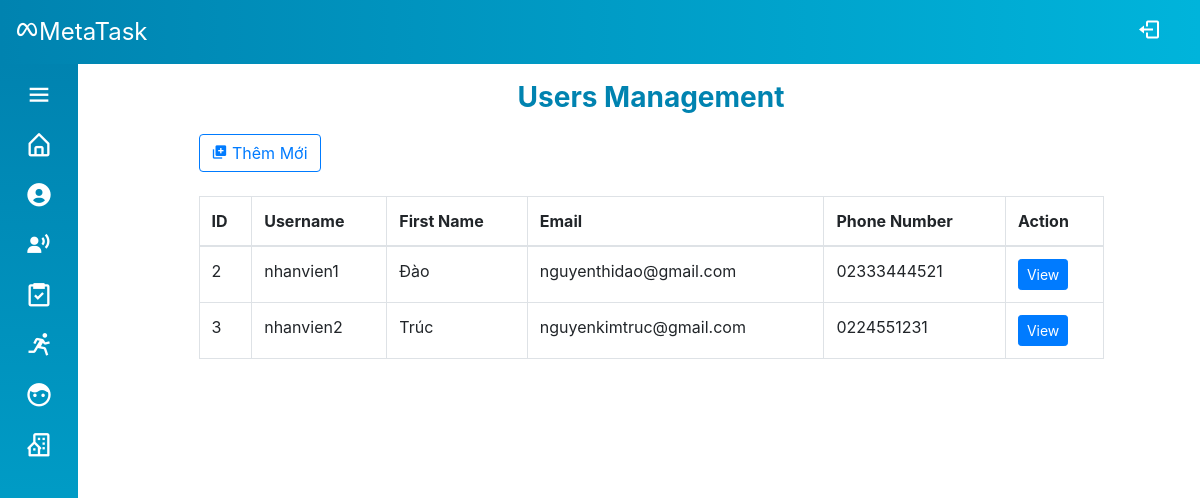
/Source/mvc/index.php (signed in), run on an earlier commit of the app's database.
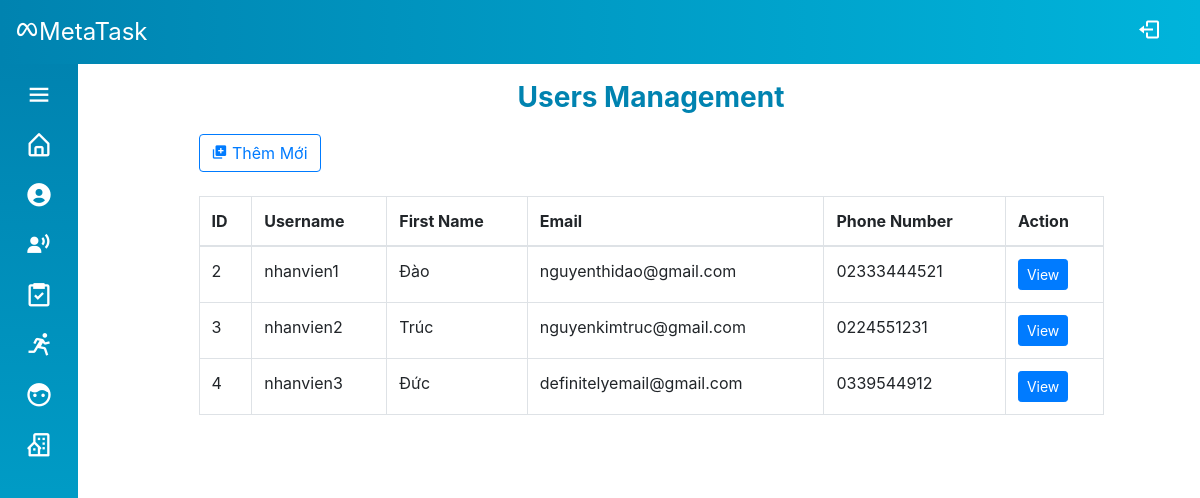
And on a later commit of the database.
### tables this page shows
CREATE TABLE `account_info` (
  `id` int(6) UNSIGNED NOT NULL,
  `firstname` varchar(30) NOT NULL,
  `lastname` varchar(30) NOT NULL,
  `email` varchar(50) DEFAULT NULL,
  `phone` varchar(30) DEFAULT NULL,
  `avatar` varchar(200) DEFAULT NULL,
  `department` int(6) UNSIGNED NOT NULL
);

CREATE TABLE `account` (
  `id` int(6) UNSIGNED NOT NULL,
  `username` varchar(30) NOT NULL,
  `password` varchar(100) NOT NULL,
  `role` int(6) UNSIGNED DEFAULT 1,
  `activated` tinyint(4) DEFAULT 0,
  `token` varchar(50) DEFAULT NULL
);

### Source/mvc/controllers/base_controller.php (called while the page is built, shortened)
<?php
    class BaseController {
        protected $name;
        public function render($view, $data = array()) {
            extract($data);
            require_once('views/' .$this->name . '/' . $view . '.php');
            require_once('views/layout/template.php');
        }
    }
?>

### Source/mvc/controllers/user_controller.php (called while the page is built, shortened)
<?php
require_once('models/User.php');
require_once('base_controller.php');
class UserController extends BaseController
{
    public function index()
    {
        $users = User::getAll();
        $data = array('users' => $users);
        $this->render('index', $data);
    }
}

### Source/mvc/route.php (called while the page is built, shortened)
<?php
$obj = new $className();
$obj->$action();

### Source/mvc/index.php (called while the page is built, shortened)
<?php
require_once('route.php');

### Source/mvc/models/User.php (called while the page is built, shortened)
<?php
class User
{
    public function __construct(
        $id,
        $firstname,
        $lastname,
        $email,
        $phone,
        $avatar,
        $department
    ) {
        $this->id = $id;
        $this->firstname = $firstname;
        $this->email = $email;
        $this->phone = $phone;
    }
    public static function getAll()
    {
        $sql = "select * from account_info";
        $conn = DB::getConnection();
        $stm = $conn->query($sql);
        $data = array();
        foreach ($stm->fetchAll() as $item) {
            $data[] = new User($item['id'], $item['firstname'], $item['lastname'], $item['email'], $item['phone'], $item['avatar'], $item['department']);
        }
        return $data;
    }
    public static function getUsername($id)
    {
        $sql = "select username from account where id = :id";
        $conn = DB::getConnection();
        $stm = $conn->prepare($sql);
        $stm->execute(array('id' => $id));
        if ($item = $stm->fetch()) {
            return $item['username'];
        }
        return null;
    }
}

### Source/mvc/views/user/index.php (the view, shortened to what this page needs)
<div class="container-fluid">
    <div class="row">
        <div class="col-12 col-md-10 offset-md-1">
            <div class="profile-info">
                <div class="info-header mb-3">Users Management</div>
                <div class="info-body">
                    <button class="btn btn-outline-primary" type="button" data-toggle="modal" data-target="#user-addAccount-modal">
                        <i class='bx bxs-add-to-queue'></i> Thêm Mới
                    </button>
                    <div class="table-wrapper-scroll-y">
                        <table class="table table-bordered table-hover mt-4 table-responsive-md">
                            <thead>
                                <tr>
                                    <th>ID</th>
                                    <th>Username</th>
                                    <th>First Name</th>
                                    <th>Email</th>
                                    <th>Phone Number</th>
                                    <th>Action</th>
                                </tr>
                            </thead>
                            <tbody id="table-body">
                                <?php
                                   foreach ($data['users'] as $s) {
                                       if ($_SESSION['id'] == $s->id) {
                                           continue;
                                       }
                                   ?>
                                    <tr>
                                        <td><?= $s->id ?></td>
                                        <td><?= User::getUsername($s->id) ?></td>
                                        <td><?= $s->firstname ?></td>
                                        <td><?= $s->email ?></td>
                                        <td><?= $s->phone ?></td>
                                        <td>
                                            <a class="btn btn-sm btn-primary" href="?controller=user&action=view&id=<?= $s->id ?>">View</a>
                                        </td>
                                    </tr>
                                <?php
                                   }
                                   ?>
                            </tbody>
                        </table>
                    </div>
                </div>
            </div>
        </div>
    </div>
</div>

What changed in the data, as far as the page shows it:
added account_info: id "4", id.username "nhanvien3", firstname "Đức", email "definitelyemail@gmail.com", phone "0339544912"
